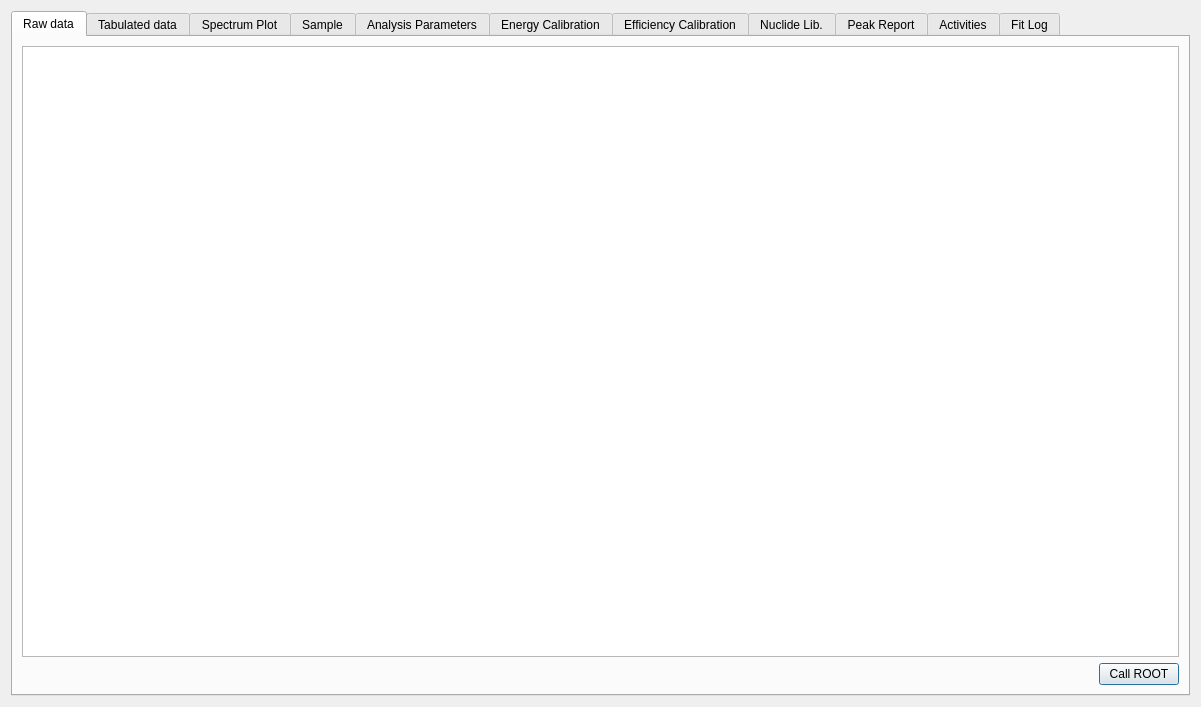
<?xml version="1.0" encoding="UTF-8"?>
<ui version="4.0">
 <class>SpectrumForm</class>
 <widget class="QDialog" name="SpectrumForm">
  <property name="geometry">
   <rect>
    <x>0</x>
    <y>0</y>
    <width>1201</width>
    <height>707</height>
   </rect>
  </property>
  <property name="windowTitle">
   <string>Dialog</string>
  </property>
  <layout class="QVBoxLayout" name="verticalLayout_7">
   <item>
    <widget class="QTabWidget" name="tabWidget">
     <property name="enabled">
      <bool>true</bool>
     </property>
     <property name="currentIndex">
      <number>0</number>
     </property>
     <widget class="QWidget" name="tab_9">
      <attribute name="title">
       <string>Raw data</string>
      </attribute>
      <layout class="QVBoxLayout" name="verticalLayout_9">
       <item>
        <widget class="QTextEdit" name="rawDataTed"/>
       </item>
       <item>
        <layout class="QHBoxLayout" name="horizontalLayout_9">
         <item>
          <spacer name="horizontalSpacer">
           <property name="orientation">
            <enum>Qt::Horizontal</enum>
           </property>
           <property name="sizeHint" stdset="0">
            <size>
             <width>40</width>
             <height>20</height>
            </size>
           </property>
          </spacer>
         </item>
         <item>
          <widget class="QPushButton" name="pbtRoot">
           <property name="text">
            <string>Call ROOT</string>
           </property>
          </widget>
         </item>
        </layout>
       </item>
      </layout>
     </widget>
     <widget class="QWidget" name="tab">
      <attribute name="title">
       <string>Tabulated data</string>
      </attribute>
      <layout class="QHBoxLayout" name="horizontalLayout_2">
       <item>
        <widget class="QTableView" name="tabulatedDataTbv"/>
       </item>
      </layout>
     </widget>
     <widget class="QWidget" name="tab_2">
      <attribute name="title">
       <string>Spectrum Plot</string>
      </attribute>
      <layout class="QHBoxLayout" name="horizontalLayout"/>
     </widget>
     <widget class="QWidget" name="tab_3">
      <attribute name="title">
       <string>Sample</string>
      </attribute>
      <layout class="QGridLayout" name="gridLayout">
       <item row="0" column="0">
        <widget class="QGroupBox" name="groupBox_6">
         <property name="title">
          <string>Sample description</string>
         </property>
         <layout class="QVBoxLayout" name="verticalLayout_5">
          <item>
           <widget class="QTextEdit" name="sampDescrTed"/>
          </item>
         </layout>
        </widget>
       </item>
       <item row="0" column="1">
        <widget class="QGroupBox" name="groupBox_7">
         <property name="title">
          <string>Acquisition</string>
         </property>
         <layout class="QFormLayout" name="formLayout_4">
          <property name="fieldGrowthPolicy">
           <enum>QFormLayout::AllNonFixedFieldsGrow</enum>
          </property>
          <item row="0" column="0">
           <widget class="QLabel" name="label_15">
            <property name="text">
             <string>Start of acquisition</string>
            </property>
            <property name="buddy">
             <cstring>startDte</cstring>
            </property>
           </widget>
          </item>
          <item row="0" column="1">
           <widget class="QDateTimeEdit" name="startDte"/>
          </item>
          <item row="1" column="0">
           <widget class="QLabel" name="label_23">
            <property name="text">
             <string>Delay in days</string>
            </property>
           </widget>
          </item>
          <item row="2" column="0">
           <widget class="QLabel" name="label_13">
            <property name="text">
             <string>Live time:</string>
            </property>
            <property name="buddy">
             <cstring>leLT_2</cstring>
            </property>
           </widget>
          </item>
          <item row="2" column="1">
           <widget class="QLineEdit" name="leLT_2"/>
          </item>
          <item row="3" column="0">
           <widget class="QLabel" name="label_12">
            <property name="text">
             <string>Real time:</string>
            </property>
            <property name="buddy">
             <cstring>leRT_2</cstring>
            </property>
           </widget>
          </item>
          <item row="3" column="1">
           <widget class="QLineEdit" name="leRT_2"/>
          </item>
          <item row="4" column="0">
           <widget class="QLabel" name="label_17">
            <property name="text">
             <string>Number of channels:</string>
            </property>
            <property name="buddy">
             <cstring>leNoCh_2</cstring>
            </property>
           </widget>
          </item>
          <item row="1" column="1">
           <widget class="QLineEdit" name="leDelayInDays">
            <property name="text">
             <string>13</string>
            </property>
           </widget>
          </item>
          <item row="4" column="1">
           <widget class="QLineEdit" name="leNoCh_2">
            <property name="readOnly">
             <bool>true</bool>
            </property>
           </widget>
          </item>
         </layout>
        </widget>
       </item>
       <item row="1" column="0">
        <widget class="QGroupBox" name="groupBox_8">
         <property name="title">
          <string>Quantity</string>
         </property>
         <layout class="QGridLayout" name="_4">
          <property name="margin">
           <number>8</number>
          </property>
          <property name="spacing">
           <number>6</number>
          </property>
          <item row="1" column="3">
           <widget class="QLabel" name="label_18">
            <property name="text">
             <string>%</string>
            </property>
           </widget>
          </item>
          <item row="1" column="2">
           <widget class="QLineEdit" name="leUncertainty_2"/>
          </item>
          <item row="1" column="0" colspan="2">
           <widget class="QLabel" name="label_19">
            <property name="text">
             <string>Uncertainty:</string>
            </property>
           </widget>
          </item>
          <item row="0" column="4">
           <widget class="QComboBox" name="cbUnit_2">
            <item>
             <property name="text">
              <string>L</string>
             </property>
            </item>
            <item>
             <property name="text">
              <string>mL</string>
             </property>
            </item>
            <item>
             <property name="text">
              <string>g</string>
             </property>
            </item>
            <item>
             <property name="text">
              <string>kg</string>
             </property>
            </item>
            <item>
             <property name="text">
              <string>sample</string>
             </property>
            </item>
           </widget>
          </item>
          <item row="0" column="1" colspan="3">
           <widget class="QLineEdit" name="leValue_2"/>
          </item>
          <item row="0" column="0">
           <widget class="QLabel" name="label_20">
            <property name="text">
             <string>Value:</string>
            </property>
           </widget>
          </item>
         </layout>
        </widget>
       </item>
      </layout>
     </widget>
     <widget class="QWidget" name="tab_4">
      <attribute name="title">
       <string>Analysis Parameters</string>
      </attribute>
      <layout class="QGridLayout" name="gridLayout_3">
       <item row="0" column="1">
        <widget class="QGroupBox" name="groupBox_5">
         <property name="title">
          <string>Nuclide libraries</string>
         </property>
         <layout class="QFormLayout" name="formLayout_3">
          <property name="fieldGrowthPolicy">
           <enum>QFormLayout::AllNonFixedFieldsGrow</enum>
          </property>
          <item row="0" column="0">
           <widget class="QLabel" name="label_22">
            <property name="text">
             <string>Analysis library:</string>
            </property>
            <property name="buddy">
             <cstring>leNoFwhmOfPeak</cstring>
            </property>
           </widget>
          </item>
          <item row="0" column="1">
           <widget class="QComboBox" name="cbxSelectedAnalysisLib"/>
          </item>
          <item row="1" column="0">
           <widget class="QLabel" name="label_21">
            <property name="text">
             <string>Calibration library:</string>
            </property>
            <property name="buddy">
             <cstring>leNoFwhmOfSideBaseline</cstring>
            </property>
           </widget>
          </item>
          <item row="1" column="1">
           <widget class="QComboBox" name="cbxSelectedCalibLib"/>
          </item>
         </layout>
        </widget>
       </item>
       <item row="1" column="0">
        <widget class="QGroupBox" name="groupBox_4">
         <property name="title">
          <string>Peak Fit</string>
         </property>
         <layout class="QFormLayout" name="formLayout_2">
          <property name="fieldGrowthPolicy">
           <enum>QFormLayout::AllNonFixedFieldsGrow</enum>
          </property>
          <item row="0" column="0">
           <widget class="QLabel" name="label_8">
            <property name="text">
             <string># Fwhms for each peak:</string>
            </property>
            <property name="buddy">
             <cstring>leNoFwhmOfPeak</cstring>
            </property>
           </widget>
          </item>
          <item row="0" column="1">
           <widget class="QLineEdit" name="leNoFwhmOfPeak">
            <property name="inputMask">
             <string/>
            </property>
            <property name="text">
             <string>4,0</string>
            </property>
           </widget>
          </item>
          <item row="1" column="0">
           <widget class="QLabel" name="label_7">
            <property name="text">
             <string># Fwhms for each side baseline</string>
            </property>
            <property name="buddy">
             <cstring>leNoFwhmOfSideBaseline</cstring>
            </property>
           </widget>
          </item>
          <item row="1" column="1">
           <widget class="QLineEdit" name="leNoFwhmOfSideBaseline">
            <property name="text">
             <string>5,0</string>
            </property>
           </widget>
          </item>
          <item row="2" column="0">
           <widget class="QLabel" name="label">
            <property name="text">
             <string>Function type of baselines:</string>
            </property>
            <property name="buddy">
             <cstring>cbxTypeBaseline</cstring>
            </property>
           </widget>
          </item>
          <item row="2" column="1">
           <widget class="QComboBox" name="cbxTypeBaseline">
            <item>
             <property name="text">
              <string>Exponential</string>
             </property>
            </item>
            <item>
             <property name="text">
              <string>Polynomial</string>
             </property>
            </item>
            <item>
             <property name="text">
              <string>Exponential + constant</string>
             </property>
            </item>
           </widget>
          </item>
          <item row="3" column="0">
           <widget class="QLabel" name="label_9">
            <property name="text">
             <string>Grade of polynomial for side baselines:</string>
            </property>
            <property name="buddy">
             <cstring>leBaselinePolyGrade</cstring>
            </property>
           </widget>
          </item>
          <item row="3" column="1">
           <widget class="QLineEdit" name="leBaselinePolyGrade">
            <property name="text">
             <string>2</string>
            </property>
           </widget>
          </item>
          <item row="4" column="0">
           <widget class="QLabel" name="label_5">
            <property name="text">
             <string>Interpolation method for baseline under peaks:</string>
            </property>
            <property name="buddy">
             <cstring>cbxTypeBaseline</cstring>
            </property>
           </widget>
          </item>
          <item row="4" column="1">
           <widget class="QComboBox" name="cbxInterpolationMethod">
            <item>
             <property name="text">
              <string>Peak-height weight</string>
             </property>
            </item>
            <item>
             <property name="text">
              <string>Cubic spline</string>
             </property>
            </item>
           </widget>
          </item>
          <item row="5" column="0">
           <widget class="QLabel" name="label_14">
            <property name="text">
             <string>Fit strategy</string>
            </property>
            <property name="buddy">
             <cstring>cbxTypeBaseline</cstring>
            </property>
           </widget>
          </item>
          <item row="5" column="1">
           <widget class="QComboBox" name="cbxFitStrategy">
            <item>
             <property name="text">
              <string>Peak fit after baseline subtraction</string>
             </property>
            </item>
            <item>
             <property name="text">
              <string>baseline and peak parameters determination in one step</string>
             </property>
            </item>
           </widget>
          </item>
         </layout>
        </widget>
       </item>
       <item row="1" column="1">
        <widget class="QGroupBox" name="groupBox">
         <property name="title">
          <string>Peak identification</string>
         </property>
         <layout class="QFormLayout" name="formLayout_5">
          <item row="0" column="0">
           <widget class="QLabel" name="label_11">
            <property name="text">
             <string>Tolerance:</string>
            </property>
           </widget>
          </item>
          <item row="1" column="0">
           <widget class="QLineEdit" name="leToler">
            <property name="text">
             <string>0,3</string>
            </property>
           </widget>
          </item>
          <item row="1" column="1">
           <widget class="QLabel" name="label_16">
            <property name="text">
             <string>keV</string>
            </property>
           </widget>
          </item>
         </layout>
        </widget>
       </item>
      </layout>
     </widget>
     <widget class="QWidget" name="tab_5">
      <attribute name="title">
       <string>Energy Calibration</string>
      </attribute>
      <layout class="QHBoxLayout" name="horizontalLayout_4">
       <item>
        <layout class="QVBoxLayout" name="verticalLayout_3">
         <item>
          <widget class="QLabel" name="label_2">
           <property name="text">
            <string>Energy X channel parameters</string>
           </property>
          </widget>
         </item>
         <item>
          <widget class="QComboBox" name="cbxEnChFitType">
           <item>
            <property name="text">
             <string>Polyn. gr. 2</string>
            </property>
           </item>
           <item>
            <property name="text">
             <string>Linear</string>
            </property>
           </item>
          </widget>
         </item>
         <item>
          <widget class="QTableView" name="enxchanTbv">
           <property name="sizePolicy">
            <sizepolicy hsizetype="Expanding" vsizetype="Expanding">
             <horstretch>0</horstretch>
             <verstretch>0</verstretch>
            </sizepolicy>
           </property>
          </widget>
         </item>
         <item>
          <widget class="QPushButton" name="doEnChFitPbt">
           <property name="text">
            <string>Do energy x channel fit</string>
           </property>
          </widget>
         </item>
         <item>
          <widget class="QPushButton" name="pbtClearEnergyCalibration">
           <property name="text">
            <string>Clear energy calibration</string>
           </property>
          </widget>
         </item>
         <item>
          <widget class="QPushButton" name="pbtAcceptNewEnergies">
           <property name="text">
            <string>Accept new energy values</string>
           </property>
          </widget>
         </item>
        </layout>
       </item>
       <item>
        <layout class="QVBoxLayout" name="verticalLayout_4">
         <item>
          <widget class="QLabel" name="label_3">
           <property name="text">
            <string>FWHM X channel parameters</string>
           </property>
          </widget>
         </item>
         <item>
          <widget class="QComboBox" name="cbxFwhmChFitType">
           <item>
            <property name="text">
             <string>a0 + a1 * sqrt(En)</string>
            </property>
           </item>
           <item>
            <property name="text">
             <string>a0 + a1*En + a2*En^2</string>
            </property>
           </item>
          </widget>
         </item>
         <item>
          <widget class="QTableView" name="fwhmxenTbv"/>
         </item>
         <item>
          <widget class="QPushButton" name="doFwhmChFitPbt">
           <property name="text">
            <string>Do FWHM x channel fit</string>
           </property>
          </widget>
         </item>
        </layout>
       </item>
       <item>
        <widget class="QGroupBox" name="groupBox_3">
         <property name="title">
          <string>Peak Search</string>
         </property>
         <layout class="QVBoxLayout" name="verticalLayout_8">
          <item>
           <layout class="QFormLayout" name="formLayout">
            <item row="0" column="0">
             <widget class="QLabel" name="tlBinFiltGr">
              <property name="text">
               <string>Binomial filter grade</string>
              </property>
             </widget>
            </item>
            <item row="0" column="1">
             <widget class="QLineEdit" name="leBinFiltGr">
              <property name="text">
               <string>2</string>
              </property>
             </widget>
            </item>
            <item row="1" column="0">
             <widget class="QLabel" name="tlPkcut">
              <property name="text">
               <string>Search sensitivity</string>
              </property>
             </widget>
            </item>
            <item row="1" column="1">
             <widget class="QLineEdit" name="lePkcut">
              <property name="text">
               <string>0,3</string>
              </property>
             </widget>
            </item>
            <item row="2" column="0">
             <widget class="QLabel" name="tlSideChannelsSearch">
              <property name="text">
               <string># of channels on each side:</string>
              </property>
              <property name="buddy">
               <cstring>leSideChannelsSearch</cstring>
              </property>
             </widget>
            </item>
            <item row="2" column="1">
             <widget class="QLineEdit" name="leSideChannelsSearch">
              <property name="inputMask">
               <string/>
              </property>
              <property name="text">
               <string>6</string>
              </property>
             </widget>
            </item>
           </layout>
          </item>
          <item>
           <layout class="QVBoxLayout" name="verticalLayout_2">
            <item>
             <widget class="QLabel" name="label_10">
              <property name="text">
               <string>Data points:</string>
              </property>
             </widget>
            </item>
            <item>
             <widget class="QTableView" name="energypointsTbv">
              <property name="sizePolicy">
               <sizepolicy hsizetype="Expanding" vsizetype="Expanding">
                <horstretch>0</horstretch>
                <verstretch>0</verstretch>
               </sizepolicy>
              </property>
             </widget>
            </item>
            <item>
             <widget class="QPushButton" name="pbtNewSearch">
              <property name="text">
               <string>New search</string>
              </property>
             </widget>
            </item>
           </layout>
          </item>
         </layout>
        </widget>
       </item>
      </layout>
     </widget>
     <widget class="QWidget" name="tab_6">
      <property name="enabled">
       <bool>true</bool>
      </property>
      <attribute name="title">
       <string>Efficiency Calibration</string>
      </attribute>
      <layout class="QHBoxLayout" name="horizontalLayout_5">
       <item>
        <layout class="QVBoxLayout" name="verticalLayout_6">
         <item>
          <layout class="QHBoxLayout" name="horizontalLayout_3">
           <item>
            <widget class="QLabel" name="label_6">
             <property name="text">
              <string>Efficiency points - number:</string>
             </property>
             <property name="buddy">
              <cstring>neffptsLne</cstring>
             </property>
            </widget>
           </item>
           <item>
            <widget class="QLineEdit" name="neffptsLne">
             <property name="text">
              <string/>
             </property>
            </widget>
           </item>
           <item>
            <widget class="QPushButton" name="doefficfitPbt">
             <property name="text">
              <string>Do fit</string>
             </property>
            </widget>
           </item>
          </layout>
         </item>
         <item>
          <widget class="QTableView" name="efficPtsTbv"/>
         </item>
         <item>
          <layout class="QHBoxLayout" name="horizontalLayout_8">
           <item>
            <widget class="QLabel" name="label_4">
             <property name="text">
              <string>Efficiency X energy parameters - Polynomial grade:</string>
             </property>
             <property name="buddy">
              <cstring>polygradeLne</cstring>
             </property>
            </widget>
           </item>
           <item>
            <widget class="QLineEdit" name="polygradeLne">
             <property name="text">
              <string>5</string>
             </property>
            </widget>
           </item>
          </layout>
         </item>
         <item>
          <widget class="QTableView" name="effxenTbv"/>
         </item>
        </layout>
       </item>
      </layout>
     </widget>
     <widget class="QWidget" name="tab_10">
      <attribute name="title">
       <string>Nuclide Lib.</string>
      </attribute>
      <layout class="QVBoxLayout" name="verticalLayout_10">
       <item>
        <widget class="QTableView" name="gammasPerNuclideTbv"/>
       </item>
      </layout>
     </widget>
     <widget class="QWidget" name="tab_7">
      <attribute name="title">
       <string>Peak Report</string>
      </attribute>
      <layout class="QHBoxLayout" name="horizontalLayout_7">
       <item>
        <widget class="QTableView" name="fittedPeaksTbv"/>
       </item>
      </layout>
     </widget>
     <widget class="QWidget" name="tab_11">
      <attribute name="title">
       <string>Activities</string>
      </attribute>
      <layout class="QVBoxLayout" name="verticalLayout">
       <item>
        <widget class="QTableView" name="activitiesTbv"/>
       </item>
       <item>
        <widget class="QTableView" name="partialActivitiesTbv"/>
       </item>
      </layout>
     </widget>
     <widget class="QWidget" name="tab_8">
      <attribute name="title">
       <string>Fit Log</string>
      </attribute>
      <layout class="QHBoxLayout" name="horizontalLayout_6">
       <item>
        <widget class="QPlainTextEdit" name="pteWidthFitLog"/>
       </item>
       <item>
        <widget class="QPlainTextEdit" name="pteBaseLinesFitLog"/>
       </item>
      </layout>
     </widget>
    </widget>
   </item>
  </layout>
 </widget>
 <resources/>
 <connections/>
</ui>
